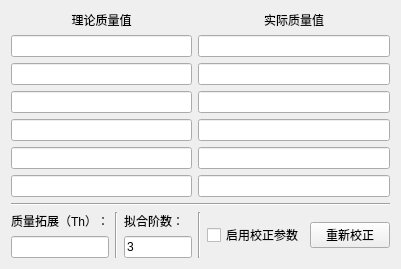
<?xml version="1.0" encoding="UTF-8"?>
<ui version="4.0">
 <class>sWidgetCalibration</class>
 <widget class="QWidget" name="sWidgetCalibration">
  <property name="geometry">
   <rect>
    <x>0</x>
    <y>0</y>
    <width>401</width>
    <height>239</height>
   </rect>
  </property>
  <property name="windowTitle">
   <string>Form</string>
  </property>
  <layout class="QGridLayout" name="gridLayout">
   <item row="8" column="3" rowspan="2">
    <layout class="QHBoxLayout" name="horizontalLayout_2">
     <item>
      <widget class="Line" name="line_3">
       <property name="orientation">
        <enum>Qt::Vertical</enum>
       </property>
      </widget>
     </item>
     <item>
      <widget class="QCheckBox" name="UI_CB_ENABLE">
       <property name="text">
        <string>启用校正参数</string>
       </property>
      </widget>
     </item>
     <item>
      <widget class="QPushButton" name="UI_PB_CALIBRAT">
       <property name="text">
        <string>重新校正</string>
       </property>
      </widget>
     </item>
    </layout>
   </item>
   <item row="1" column="0" colspan="3">
    <widget class="QLineEdit" name="UI_LE_EXPECT0"/>
   </item>
   <item row="4" column="0" colspan="3">
    <widget class="QLineEdit" name="UI_LE_EXPECT3"/>
   </item>
   <item row="7" column="0" colspan="4">
    <widget class="Line" name="line">
     <property name="orientation">
      <enum>Qt::Horizontal</enum>
     </property>
    </widget>
   </item>
   <item row="3" column="0" colspan="3">
    <widget class="QLineEdit" name="UI_LE_EXPECT2"/>
   </item>
   <item row="6" column="0" colspan="3">
    <widget class="QLineEdit" name="UI_LE_EXPECT5"/>
   </item>
   <item row="5" column="0" colspan="3">
    <widget class="QLineEdit" name="UI_LE_EXPECT4"/>
   </item>
   <item row="2" column="0" colspan="3">
    <widget class="QLineEdit" name="UI_LE_EXPECT1"/>
   </item>
   <item row="0" column="3">
    <widget class="QLabel" name="label_2">
     <property name="text">
      <string>实际质量值</string>
     </property>
     <property name="alignment">
      <set>Qt::AlignCenter</set>
     </property>
    </widget>
   </item>
   <item row="6" column="3">
    <widget class="QLineEdit" name="UI_LE_CURRENT5"/>
   </item>
   <item row="3" column="3">
    <widget class="QLineEdit" name="UI_LE_CURRENT2"/>
   </item>
   <item row="9" column="2">
    <widget class="QLineEdit" name="UI_LE_PLOY_D">
     <property name="text">
      <string>3</string>
     </property>
    </widget>
   </item>
   <item row="5" column="3">
    <widget class="QLineEdit" name="UI_LE_CURRENT4"/>
   </item>
   <item row="2" column="3">
    <widget class="QLineEdit" name="UI_LE_CURRENT1"/>
   </item>
   <item row="8" column="0">
    <widget class="QLabel" name="label_4">
     <property name="text">
      <string>质量拓展（Th）：</string>
     </property>
    </widget>
   </item>
   <item row="8" column="2">
    <widget class="QLabel" name="label_3">
     <property name="text">
      <string>拟合阶数：</string>
     </property>
    </widget>
   </item>
   <item row="4" column="3">
    <widget class="QLineEdit" name="UI_LE_CURRENT3"/>
   </item>
   <item row="1" column="3">
    <widget class="QLineEdit" name="UI_LE_CURRENT0"/>
   </item>
   <item row="9" column="0">
    <widget class="QLineEdit" name="UI_LE_MassExtension"/>
   </item>
   <item row="8" column="1" rowspan="2">
    <widget class="Line" name="line_2">
     <property name="orientation">
      <enum>Qt::Vertical</enum>
     </property>
    </widget>
   </item>
   <item row="0" column="0" colspan="3">
    <widget class="QLabel" name="label">
     <property name="text">
      <string>理论质量值</string>
     </property>
     <property name="alignment">
      <set>Qt::AlignCenter</set>
     </property>
    </widget>
   </item>
  </layout>
 </widget>
 <resources/>
 <connections/>
</ui>
